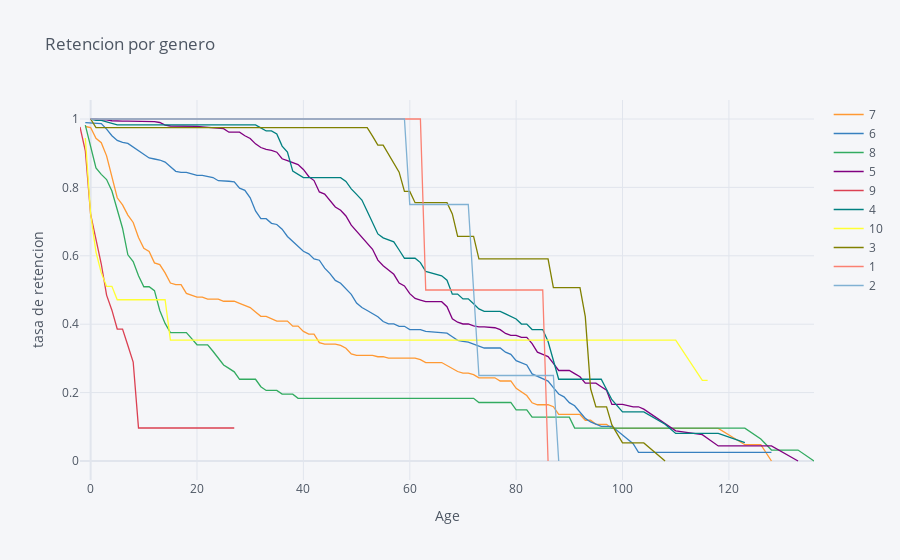

The notebook cell this image was saved under:
### Code cell
rates= survival(Raffles_houses,'OverallQual','Age_house','H_act_inac')

rates.iplot(kind='line', xTitle='Age', yTitle='tasa de retencion',
            title='Retencion por genero')
